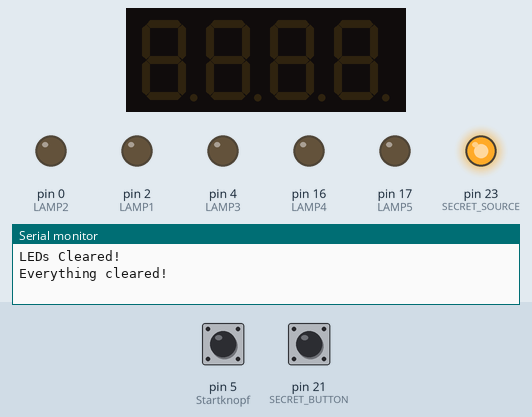
This sketch was run on a simulated Arduino Mega 2560, built for the host (arithmetic inside an expression is 32-bit, double 64-bit). Shown: 4-digit seven-segment display, output pins drawn as LEDs (lit = HIGH), the last lines printed to the serial monitor. Inputs (shaded band) come from the test bench; at power-on: pin 5 (Startknopf) LOW, pin 21 (SECRET_BUTTON) LOW. Random numbers use the default seed unless the sketch sets one.

Above: at 1.2 s.
1.3 s: pin 5 (Startknopf) pulled HIGH for 0.15 s
At 2.1 s:
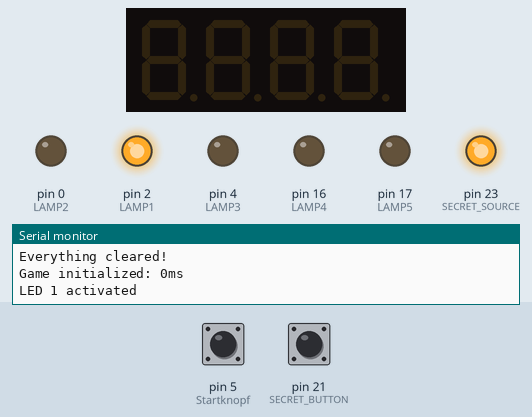
4.4 s: pin 5 (Startknopf) pulled HIGH for 1 s
8.4 s: pin 21 (SECRET_BUTTON) pulled HIGH for 1 s
At 9.7 s:
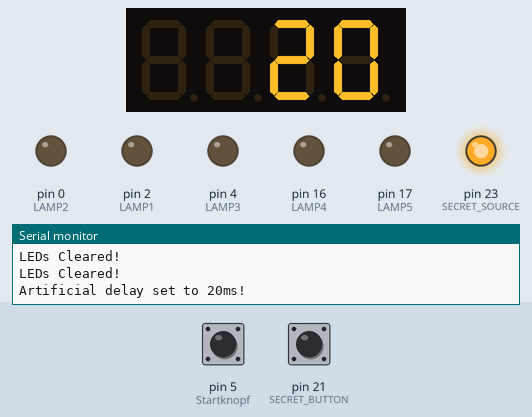
11.3 s: pin 5 (Startknopf) pulled HIGH for 0.15 s
At 16.5 s:
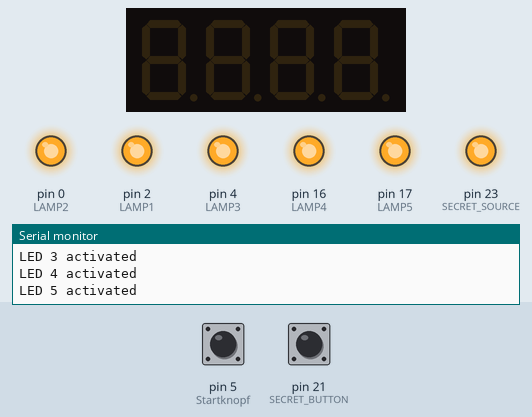
17.4 s: pin 5 (Startknopf) pulled HIGH for 1 s
At 17.8 s:
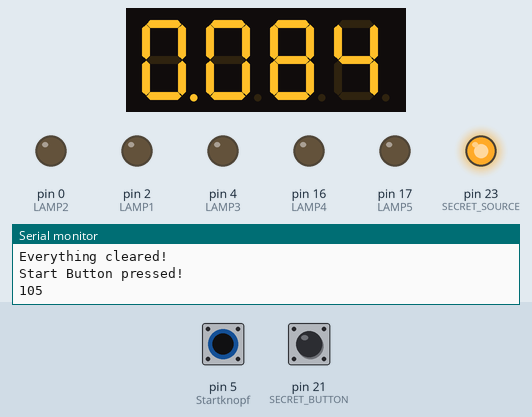
21.4 s: pin 21 (SECRET_BUTTON) pulled HIGH for 0.15 s
At 21.8 s:
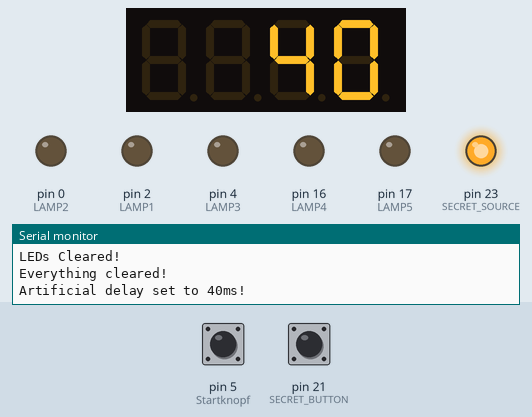
Timing chart, 0 to 24.4 s (numbered marks = the images above; inputs shaded):
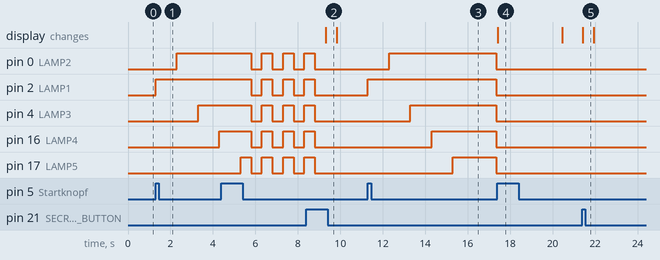

The sketch:

7SegmentDisplay.ino
```cpp
#include <TM1637Display.h>

const int LAMP1 = 2;
const int LAMP2 = 0;
const int LAMP3 = 4;
const int LAMP4 = 16;
const int LAMP5 = 17;
const int Startknopf = 5;
const int CLK = 18;
const int DIO = 19;
const int SECRET_BUTTON = 21;      //Das ist der zum deaktivieren vom Delay!!!
const int SECRET_SOURCE = 23;
bool lastTimeSecretPressed = false;
bool ReactionTimeActive = false;

unsigned long old_time;
const int stepSize = 20;
const int maxDelay = 60;
const int minDelay = -20;
int actualArtificialDelay = 0;

TM1637Display display(CLK, DIO);

void setup() {
  Serial.begin(9600);

  pinMode(LAMP1, OUTPUT);
  pinMode(LAMP2, OUTPUT);
  pinMode(LAMP3, OUTPUT);
  pinMode(LAMP4, OUTPUT);
  pinMode(LAMP5, OUTPUT);
  pinMode(Startknopf, INPUT_PULLDOWN);
  pinMode(CLK, INPUT);
  pinMode(DIO, INPUT);
  pinMode(SECRET_BUTTON, INPUT_PULLDOWN);
  pinMode(SECRET_SOURCE, OUTPUT);


  digitalWrite(SECRET_SOURCE, HIGH);
  clearAll();
  display.setBrightness(0x0a);

}

void startSequence() {
  Serial.println("LED 1 activated");
  digitalWrite(LAMP1, HIGH);
  delay(1000);
  Serial.println("LED 2 activated");
  digitalWrite(LAMP2, HIGH);
  delay(1000);
  Serial.println("LED 3 activated");
  digitalWrite(LAMP3, HIGH);
  delay(1000);
  Serial.println("LED 4 activated");
  digitalWrite(LAMP4, HIGH);
  delay(1000);
  Serial.println("LED 5 activated");
  allLEDsOn();
}

void earlyStart() {
  Serial.println("Early start detected! Aborting...");
  for (int i = 0; i < 4; i++) {
    allLEDsOn();
    delay(500);
    clearLEDs();
    delay(500);
  }
}

void loop() {
  if (digitalRead(SECRET_BUTTON) == HIGH && lastTimeSecretPressed == false && ReactionTimeActive == false) {

    if (actualArtificialDelay >= maxDelay) {
      actualArtificialDelay = minDelay;
    } else {
      actualArtificialDelay += stepSize;
    }

    Serial.println("Artificial delay set to " +  String(actualArtificialDelay)+ "ms!");
    lastTimeSecretPressed = true;

    display.showNumberDecEx(actualArtificialDelay);
    delay(500);
    display.clear();

  }
  else if (digitalRead(SECRET_BUTTON) == LOW && lastTimeSecretPressed == true) {
    lastTimeSecretPressed = false;
  }

  if (digitalRead(Startknopf) == HIGH && ReactionTimeActive == false) {
    Serial.println("\n\nGame initialized: "+String(actualArtificialDelay)+"ms");
    bool wasEarly = false;
    ReactionTimeActive = true;
    startSequence();

    for (int i = 0; i < 2000+random(2000); i++){
      if (digitalRead(Startknopf) == HIGH && wasEarly == false) {
        earlyStart();
        wasEarly = true;
        break;
      }
      if (!wasEarly) {
        delay(1);
      }
    }

    if (wasEarly) {
      ReactionTimeActive = false;
      return;
    }

    clearAll();
    old_time = millis()-actualArtificialDelay;
  }
  else if (digitalRead(Startknopf) == HIGH && ReactionTimeActive == true) {
    ReactionTimeActive = false;
    Serial.println("Start Button pressed!");
    showResult(millis()-old_time);
    Serial.println(millis()-old_time);

    delay(3000);
    clearAll();
  }
  else {
    if (ReactionTimeActive == true) {
      int time = millis()-old_time;
      showResult(time);
    }
    if (ReactionTimeActive == true && millis()-old_time>= 10000) {
      display.showNumberDecEx(1000, 0b01000000, true);
      earlyStart();
      ReactionTimeActive = false;
      clearAll();
    }
  }
}

void clearLEDs() {
  digitalWrite(LAMP1, LOW);
  digitalWrite(LAMP2, LOW);
  digitalWrite(LAMP3, LOW);
  digitalWrite(LAMP4, LOW);
  digitalWrite(LAMP5, LOW);
  Serial.println("LEDs Cleared!");
}

void clearAll() {
  display.clear();
  clearLEDs();
  Serial.println("Everything cleared!");
}

void allLEDsOn() {
  digitalWrite(LAMP1, HIGH);
  digitalWrite(LAMP2, HIGH);
  digitalWrite(LAMP3, HIGH);
  digitalWrite(LAMP4, HIGH);
  digitalWrite(LAMP5, HIGH);
}

int getTimePassed() {
  return millis()-old_time;
}

void showResult(int millisecounds) {
  display.showNumberDecEx(millisecounds, 0b10000000 ,true);
}
```

Measured:
- after the input at 1.3 s, pin 0 (LAMP2): LOW → HIGH after 1.0 s; pin 2 (LAMP1): LOW → HIGH at once; pin 4 (LAMP3): LOW → HIGH after 2.0 s; pin 16 (LAMP4): LOW → HIGH after 3.0 s
- after the input at 8.4 s, the display: changes after 0.92 s (image 2)
- after the input at 11.3 s, pin 0 (LAMP2): LOW → HIGH after 1.0 s, → LOW 5.0 s later; pin 2 (LAMP1): LOW → HIGH at once, → LOW 6.0 s later; pin 4 (LAMP3): LOW → HIGH after 2.0 s, → LOW 4.0 s later; pin 16 (LAMP4): LOW → HIGH after 3.0 s, → LOW 3.0 s later; pin 17 (LAMP5): LOW → HIGH after 4.0 s, → LOW 2.0 s later
- after the input at 21.4 s, the display: changes at once (image 5)
- by itself, pin 17 (LAMP5): alternates HIGH for 0.50 s and LOW for 0.50 s
